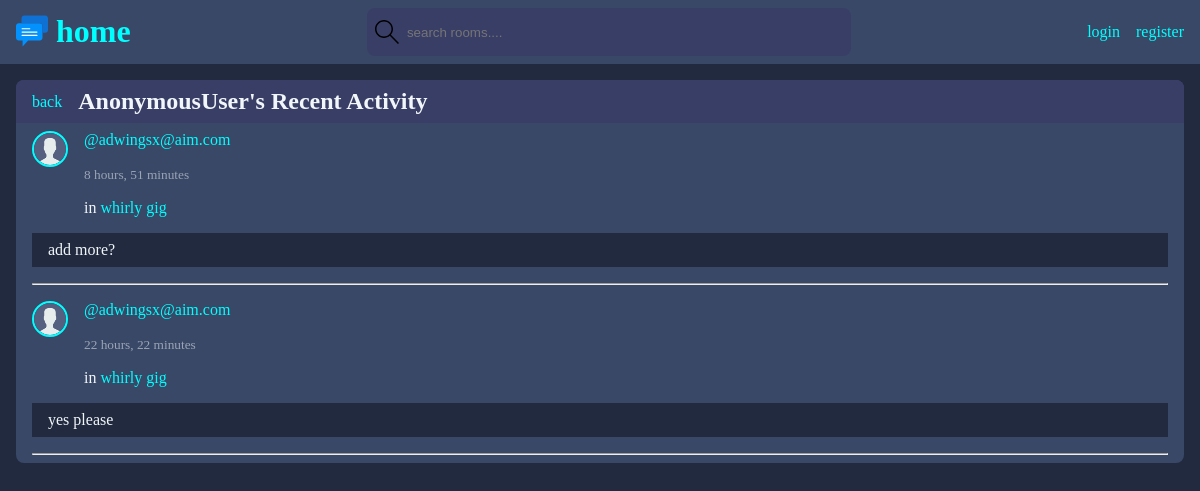
/feed/, run on the app's committed database.
### base/models.py (models this page shows)
class Message(models.Model):
    user = models.ForeignKey(User, on_delete=models.CASCADE)
    room = models.ForeignKey(Room, on_delete=models.CASCADE)  # or models.SET_NULL
    body = models.TextField(null=False, blank=False)
    updated = models.DateTimeField(auto_now=True)
    created = models.DateTimeField(auto_now_add=True)
    class Meta:
        ordering = ["-updated", "-created"]
    def __str__(self):
        return str(self.body)

class User(AbstractUser):
    first_name = models.CharField(max_length=200, null=True)
    last_name = models.CharField(max_length=200, null=True)
    email = models.EmailField(unique=True, null=True)
    bio = models.TextField(null=True)
    avatar = models.ImageField(null=True, default="avatar.svg")
    USERNAME_FIELD = 'email'
    REQUIRED_FIELDS = []

class Room(models.Model):
    id = models.UUIDField(primary_key=True, default=uuid.uuid4, editable=False)
    topic = models.ForeignKey(Topic, on_delete=models.SET_NULL, null=True)
    host = models.ForeignKey(User, on_delete=models.SET_NULL, null=True)
    name = models.CharField(max_length=200)
    description = models.TextField(null=True, blank=True)
    participants = models.ManyToManyField(User, related_name='participants', blank=True)
    updated = models.DateTimeField(auto_now=True)
    created = models.DateTimeField(auto_now_add=True)
    class Meta:
        ordering = ["-updated", "-created"]
    def __str__(self):
        return str(self.name)

### base/views.py (the view)
# urls.py: path("feed/", views.activities_page, name="activity"),
def activities_page(request, pk=''):
    recent_messages = Message.objects.all().order_by('-updated')
    if pk:
        recent_messages.filter(user_id=pk)
        print(pk)
        print(request.user.id)
    title = (
        "My Recent Activity"
        if request.user.id == pk
        else str(request.user) + "'s Recent Activity"
    )
    context = {"recent_messages": recent_messages, "title": title}
    return render(request, 'base/activity_page.html', context)

### base/templates/base/activity_page.html (shortened to what this page needs)
{% extends "main.html" %} {% block content %}
<div class="feed widget">
	<div class="toprow">
		<a href="{{ request.META.HTTP_REFERER }}" class="back">back</a>
		<h2>{{title}}</h2>
	</div>
	{% for message in recent_messages%}
	<div class="content flex-col">
		<div class="meta flex">
			<div class="piccontainer">
				<a href="{% url 'user' message.user.id %}"
					><img
						class="miniprofile"
						src="{{message.user.avatar.url}}"
						alt="{{message.user}} avatar"
				/></a>
			</div>
			<div class="flex-col">
				<div>
					<a href="{% url 'user' message.user.id %}">@{{message.user}}</a>
				</div>
				<div>
					<small class="timestamp"> {{message.created|timesince}}</small>
				</div>
				<div>
					in <a href="{%url 'room' message.room.id%}">{{message.room}}</a>
				</div>
			</div>
		</div>
		<div class="minicomment">
			<p>{{message}}</p>
		</div>
		<hr />
	</div>
	{%endfor%}
</div>
{% endblock content %}

### static/styles/index.css (style rules this page uses)
:root { --primary: #212a3e; --secondary: #394867; --tertiary: #393e67; --textprimary: #f1f6f9; --textsecondaty: #9ba4b5; --danger: rgb(255, 33, 0); --pbutton: aqua; --maxwidth: 1440px; }
h2 { font-size: 1.5rem; }
* { margin: 0; padding: 0; }
body { background-color: var(--primary); color: var(--textprimary); width: 100%; }
a { text-decoration: none; color: var(--pbutton); }
.widget { display: flex; flex-direction: column; background-color: var(--secondary); border-radius: 8px; }
.widget .toprow { background-color: var(--tertiary); padding: 0.5rem 1rem; border-top-left-radius: 8px; border-top-right-radius: 8px; display: inline-flex; gap: 1rem; align-items: center; }
.widget .content { padding: 0.5rem 1rem; }
.flex { display: flex; flex-direction: row; gap: 1rem; }
.flex-col { display: flex; flex-direction: column; gap: 1rem; }
.content { gap: 1rem; }
.miniprofile { height: 2rem; width: 2rem; border-radius: 50%; border: 2px solid var(--pbutton); }
.minicomment { background-color: var(--primary); padding: 0.5rem 1rem; padding-right: 2rem; position: relative; }
.timestamp { color: var(--textsecondaty); }

### data on the page
Message: user.avatar (placeholder picture), user "adwingsx@aim.com", created "8 hours, 51 minutes", room "whirly gig", body "add more?"
Message: user.avatar (placeholder picture), user "adwingsx@aim.com", created "22 hours, 22 minutes", room "whirly gig", body "yes please"

### other printed values
{{ title }} "AnonymousUser's Recent Activity"
